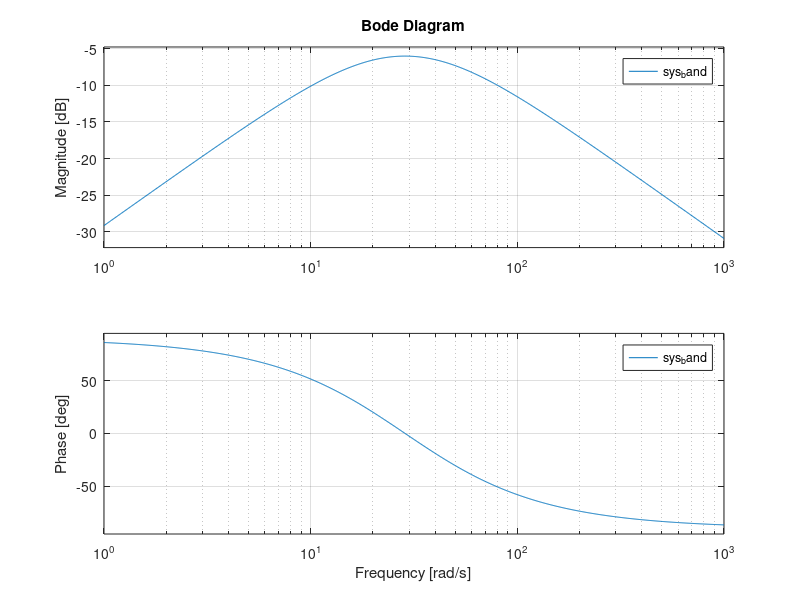

Write MATLAB code to recreate this figure.
% for high pass filter 
num_high=[0.035 0];
den_high=[0.035 1];
sys_high=tf(num_high,den_high);
bode(sys_high);

% for low pass filter 
num_low=[1];
den_low=[0.035 1];
sys_low=tf(num_low,den_low);
bode(sys_low);

%for band pass filter

sys_band=sys_low*sys_high;
%sys_band=1/sys_band;
bode(sys_band);
